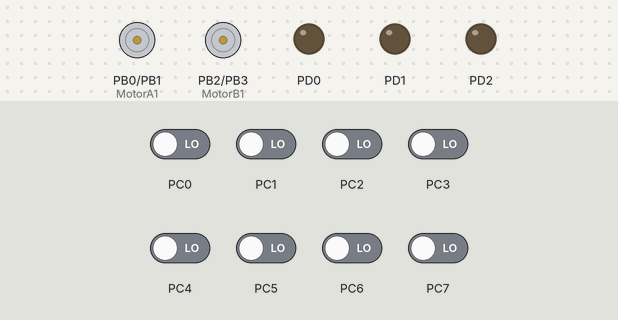
Recording of a program running on a simulated ATmega328P, built with avr-gcc and emulated at 16 MHz. Shown: motor-driver pin pairs drawn as motors (green arrow = first pin HIGH = forward, orange = second pin HIGH = backward, longer = more drive), output pins drawn as LEDs (lit = HIGH). Inputs (shaded band) come from the test bench; at power-on: PC0–7 LOW.

Above: at 1.2 s.
1.3 s: PC0 driven HIGH
At 1.6 s:
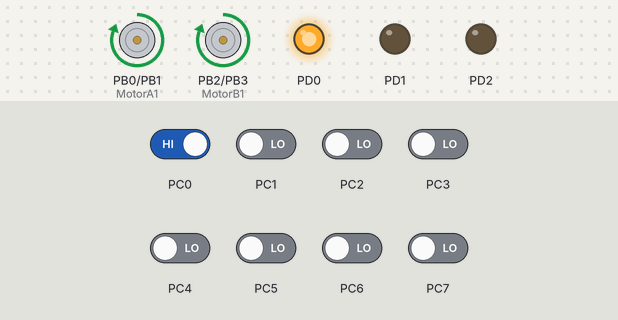
2.8 s: PC0 driven LOW and PC1 driven HIGH
At 3.8 s:
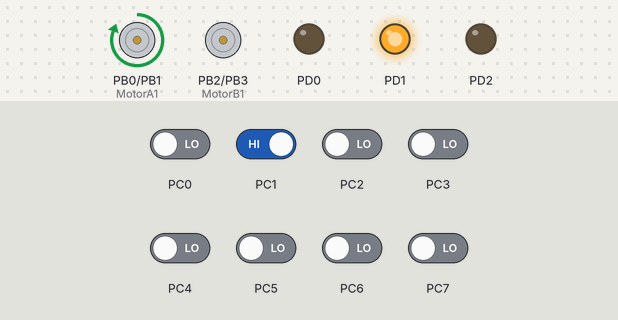
4.3 s: PC1 driven LOW and PC2 driven HIGH
At 5.0 s:
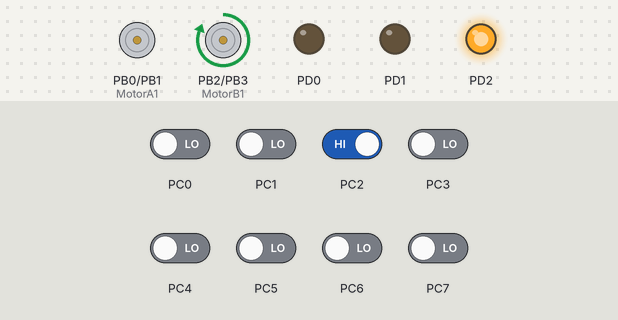
5.8 s: PC1 driven HIGH
At 6.1 s:
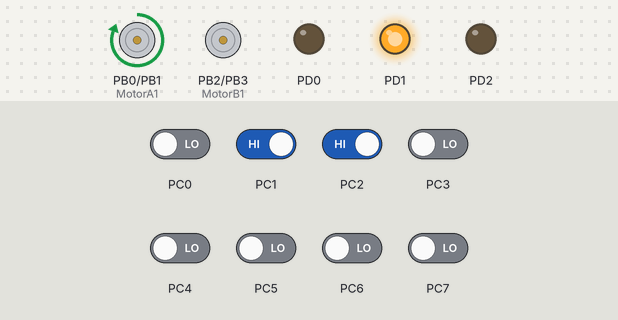
7.3 s: PC1 driven LOW
At 8.4 s:
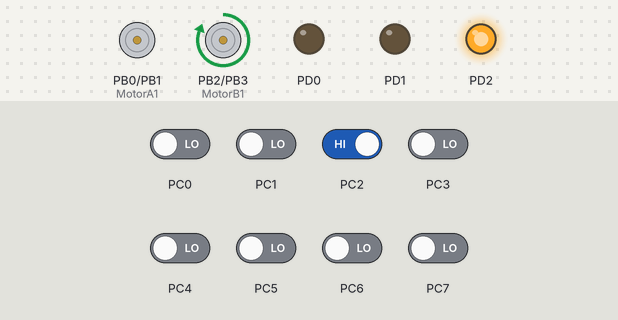
Timing chart, 0 to 9.8 s (numbered marks = the images above; inputs shaded):
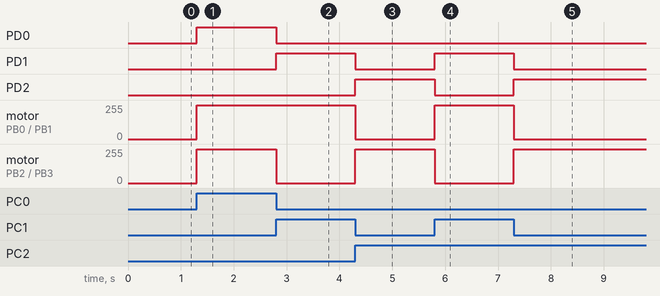

Measured:
- after the input at 1.3 s, PD0: LOW → HIGH at once; motor on PB0 (MotorA1) / PB1 (MotorA2), motor on PB2 (MotorB1) / PB3 (MotorB2): stopped → forward 255/255 at once
- after the input at 2.8 s, PD0: HIGH → LOW at once; PD1: LOW → HIGH at once; motor on PB2 (MotorB1) / PB3 (MotorB2): forward 255/255 → stopped at once
- after the input at 4.3 s, PD1: HIGH → LOW at once; PD2: LOW → HIGH at once; motor on PB0 (MotorA1) / PB1 (MotorA2): forward 255/255 → stopped at once; motor on PB2 (MotorB1) / PB3 (MotorB2): stopped → forward 255/255 at once
- after the input at 5.8 s, PD1: LOW → HIGH at once; PD2: HIGH → LOW at once; motor on PB0 (MotorA1) / PB1 (MotorA2): stopped → forward 255/255 at once; motor on PB2 (MotorB1) / PB3 (MotorB2): forward 255/255 → stopped at once
- after the input at 7.3 s, PD1: HIGH → LOW at once; PD2: LOW → HIGH at once; motor on PB0 (MotorA1) / PB1 (MotorA2): forward 255/255 → stopped at once; motor on PB2 (MotorB1) / PB3 (MotorB2): stopped → forward 255/255 at once

The program:

main.c
```c
/*
 * Car_with_4PushBottons.c
 *
 * Created: 5/6/2024 12:33:10 AM
 * Author : Mahmoud Osman
 */
#define F_CPU 16000000
#include <avr/io.h>
#include "DIO/DIO.h"
#include "avr/delay.h"
#define LED_Time 3000
uint8 Forward_PB,Right_PB, Left_PB, Back_PB, Stop_PB;
uint16 Led1Counter=0,Led2Counter=0,Led3Counter=0;
int main(void)
{
	//Pb mode to be INPUT
	DIO_PinMode(PC_0,INPUT);
	DIO_PinMode(PC_1,INPUT);
	DIO_PinMode(PC_2,INPUT);
	DIO_PinMode(PC_3,INPUT);
	DIO_PinMode(PC_4,INPUT);

	//LED mode to be OUTPUT
	DIO_PinMode(PD_0,OUTPUT);  //LED1
	DIO_PinMode(PD_1,OUTPUT);  //LED2
	DIO_PinMode(PD_2,OUTPUT);  //LED3
    //Motors Initialization
	motors_int();
    while (1)
    {
		Forward_PB=DIO_digitalRead(PC_0);
		Right_PB=DIO_digitalRead(PC_1);
		Left_PB=DIO_digitalRead(PC_2);
		Back_PB=DIO_digitalRead(PC_3);
		Stop_PB=DIO_digitalRead(PC_4);

		if(Forward_PB==HIGH){
			DIO_digitalWrite(PD_0,HIGH);
			DIO_digitalWrite(PD_1,LOW);
			DIO_digitalWrite(PD_2,LOW);
			Led1Counter=LED_Time;

			Move_Forward();
		}

		else if(Right_PB==HIGH){
			DIO_digitalWrite(PD_1,HIGH);
			DIO_digitalWrite(PD_0,LOW);
			DIO_digitalWrite(PD_2,LOW);
			Led2Counter=LED_Time;

			Move_Right();

		}
		else if(Left_PB==HIGH){
			DIO_digitalWrite(PD_2,HIGH);
			DIO_digitalWrite(PD_0,LOW);
			DIO_digitalWrite(PD_1,LOW);
			Led3Counter=LED_Time;

			Move_Left();

		}
		else if(Back_PB==HIGH){
			DIO_digitalWrite(PD_1,HIGH);
			DIO_digitalWrite(PD_2,HIGH);
			DIO_digitalWrite(PD_0,LOW);
			Led2Counter=LED_Time;
			Led3Counter=LED_Time;
			Move_Back();

		}
	else if(Stop_PB==HIGH){
		DIO_digitalWrite(PD_0,LOW);
		DIO_digitalWrite(PD_1,LOW);
		DIO_digitalWrite(PD_2,LOW);
		Stop();

	}

	if(Led1Counter>0) Led1Counter--;
	if(Led2Counter>0) Led2Counter--;
	if(Led3Counter>0) Led3Counter--;

	if(Led1Counter==0){
		DIO_digitalWrite(PD_0,LOW);
	}
	if(Led2Counter==0){
		DIO_digitalWrite(PD_1,LOW);
	}
	if(Led3Counter==0){
		DIO_digitalWrite(PD_2,LOW);
	}

	_delay_ms(1);
	}
}
```

Motors_Config.h
```c
/*
 * Motors_Config.h
 *
 * Created: 5/6/2024 12:59:22 AM
 *  Author: Mahmoud Osman
 */


#ifndef MOTORS_CONFIG_H_
#define MOTORS_CONFIG_H_


#define MotorA1 PB_0
#define MotorA2 PB_1
#define MotorB1 PB_2
#define MotorB2 PB_3


#endif /* MOTORS_CONFIG_H_ */
```

motors.c
```c
/*
 * motors.c
 *
 * Created: 5/6/2024 12:45:03 AM
 *  Author: Mahmoud Osman
 */

#include "motors.h"


void motors_int(void)
{
	DIO_PinMode(MotorA1,OUTPUT);
	DIO_PinMode(MotorA2,OUTPUT);
	DIO_PinMode(MotorB1,OUTPUT);
	DIO_PinMode(MotorB2,OUTPUT);
}


void Move_Forward(void){
	DIO_digitalWrite(MotorA1,HIGH);
	DIO_digitalWrite(MotorA2,LOW);
	DIO_digitalWrite(MotorB1,HIGH);
	DIO_digitalWrite(MotorB2,LOW);
}

void Move_Right(void){
	DIO_digitalWrite(MotorA1,HIGH);
	DIO_digitalWrite(MotorA2,LOW);
	DIO_digitalWrite(MotorB1,LOW);
	DIO_digitalWrite(MotorB2,LOW);

}
void Move_Left(void){
	DIO_digitalWrite(MotorA1,LOW);
	DIO_digitalWrite(MotorA2,LOW);
	DIO_digitalWrite(MotorB1,HIGH);
	DIO_digitalWrite(MotorB2,LOW);


}
void Move_Back(void)
{
	DIO_digitalWrite(MotorA1,LOW);
	DIO_digitalWrite(MotorA2,HIGH);
	DIO_digitalWrite(MotorB1,LOW);
	DIO_digitalWrite(MotorB2,HIGH);

}
void Stop(void)
{
	DIO_digitalWrite(MotorA1,LOW);
	DIO_digitalWrite(MotorA2,LOW);
	DIO_digitalWrite(MotorB1,LOW);
	DIO_digitalWrite(MotorB2,LOW);

}
```

motors.h
```c
/*
 * motors.h
 *
 * Created: 5/6/2024 12:45:23 AM
 *  Author: Mahmoud Osman
 */


#ifndef MOTORS_H_
#define MOTORS_H_
#include "DIO/DIO.h"
#include "STD_TYPES.h"
#include "Motors_Config.h"


void motors_int(void);

void Move_Forward(void);
void Move_Right(void);
void Move_Left(void);
void Move_Back(void);
void Stop(void);


#endif /* MOTORS_H_ */
```

BIT_MATH.h
```c
/*
 * Math.h
 *
 * Created: 20/02/2024 23:20:08
 *  Author: PC
 */


#ifndef MATH_H_
#define MATH_H_
#define SET_BIT(PORT,BIT)  (PORT|=(1<<BIT))
#define CLR_BIT(PORT,BIT)  (PORT&=~(1<<BIT))
#define TOGGLE_BIT(PORT,BIT)  (PORT^=(1<<BIT))
#define GET_BIT(PIN,BIT) ((PIN>>BIT)&0X01)

#endif /* MATH_H_ */
```

STD_TYPES.h
```c
/*
 * IncFile1.h
 *
 * Created: 20/02/2024 22:58:43
 *  Author: PC
 */


#ifndef STD_TYPES_H_
#define STD_TYPES_H_

typedef unsigned char uint8;
typedef signed char sint8;
typedef unsigned short uint16;
typedef signed short sint16;
typedef unsigned int uint32;
typedef signed int sint32;
typedef unsigned long long int uint64;
typedef signed long long int sint64;
typedef float float32;
typedef double float64;


#endif /* STD_TYPES_H_ */
```

DIO.c
```c
/*
 * DIO.c
 *
 * Created: 20/02/2024 23:08:58
 *  Author: PC
 */
#include <avr/io.h>
#include "DIO/DIO.h"
#include "BIT_MATH.h"
void DIO_PinMode(uint8 Pin_No ,uint8 Mode ){
	uint8 port=Pin_No/10;
	uint8 Pin=Pin_No%10;
	switch(port){

		case 0:
		if(Mode==1)
		{
			SET_BIT(DDRB,Pin);
		}
		else if(Mode==0){
			CLR_BIT(DDRB,Pin);
		}

		break;
		case 1:
		if(Mode==1)
		{
			SET_BIT(DDRC,Pin);
		}
		else if(Mode==0){
			CLR_BIT(DDRC,Pin);
		}

		break;
		case 2:
		if(Mode==1)
		{
			SET_BIT(DDRD,Pin);
		}
		else if(Mode==0){
			CLR_BIT(DDRD,Pin);
		}
		break;

}
}

void DIO_digitalWrite(uint8 Pin_No ,uint8 State){

	uint8 port=Pin_No/10;
	uint8 Pin=Pin_No%10;
	switch(port){


		case 0:
		if(State==1)
		{
			SET_BIT(PORTB,Pin);
		}
		else if(State==0){
			CLR_BIT(PORTB,Pin);
		}

		break;
		case 1:
		if(State==1)
		{
			SET_BIT(PORTC,Pin);
		}
		else if(State==0){
			CLR_BIT(PORTC,Pin);
		}

		break;
		case 2:
		if(State==1)
		{
			SET_BIT(PORTD,Pin);
		}
		else if(State==0){
			CLR_BIT(PORTD,Pin);

		}
		break;
	}

}

uint8 DIO_digitalRead(uint8 Pin_No ){

	uint8 Pin=Pin_No/10;
	uint8 Pin_number=Pin_No%10;
	switch(Pin){

		case 0:

		return GET_BIT(PINB,Pin_number);

		break;
		case 1:
		return GET_BIT(PINC,Pin_number);
		break;
		case 2:
		return GET_BIT(PIND,Pin_number);
		break;
	}


}
```

DIO.h
```c
/*
 * IncFile1.h
 *
 * Created: 20/02/2024 23:07:56
 *  Author: PC
 */


#ifndef DIO_H_
#define DIO_H_
#include "STD_TYPES.h"
#define PB_0 00
#define PB_1 01
#define PB_2 02
#define PB_3 03
#define PB_4 04
#define PB_5 05
#define PB_6 06
#define PB_7 07

#define PC_0 10
#define PC_1 11
#define PC_2 12
#define PC_3 13
#define PC_4 14
#define PC_5 15
#define PC_6 16
#define PC_7 17

#define PD_0 20
#define PD_1 21
#define PD_2 22
#define PD_3 23
#define PD_4 24
#define PD_5 25
#define PD_6 26
#define PD_7 27


#define OUTPUT 1
#define INPUT 0
#define HIGH 1
#define LOW 0

void DIO_PinMode(uint8 Pin_No ,uint8 Mode );
void DIO_digitalWrite(uint8 Pin_No ,uint8 State);
uint8 DIO_digitalRead(uint8 Pin_No );

#endif /* DIO_ */
```
